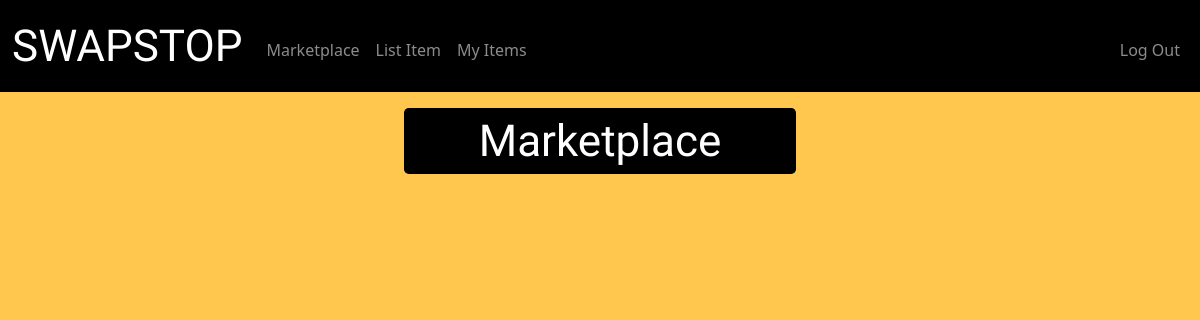
The page /viewitems (signed in) on the database as committed earlier.
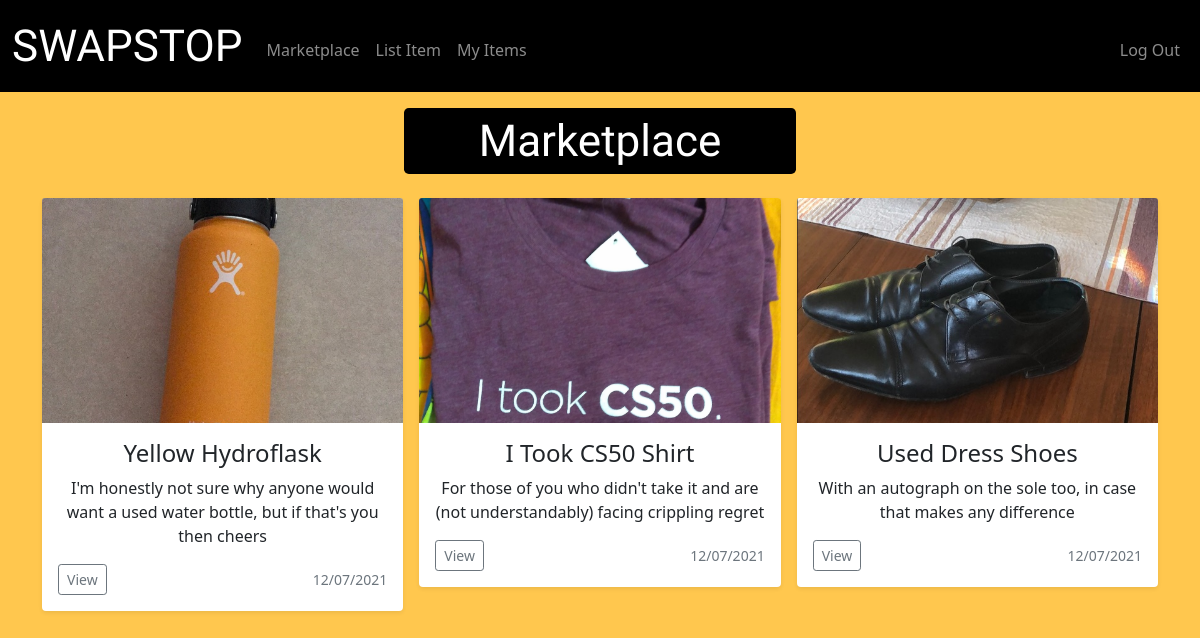
The same page on the database as committed later.
### swapproj/database.py (models this page shows, shortened)
class Item(Base):
    __tablename__ = 'items'
    __table_args__ = {'extend_existing': True}
    id = Column(Integer, primary_key=True)
    name = Column(String, nullable=False)
    description = Column(String, nullable=False)
    img = Column(String)
    datetime = Column(DateTime, nullable=False)
    sold = Column(Boolean, default=False)
    user_id = Column(Integer, ForeignKey(User.id), nullable=False)

### swapproj/application.py (the view)
@bp.route("/viewitems", methods=["GET", "POST"])
def viewitems():
    if request.method == "GET":
        items = db_session.query(Item).filter_by(sold = False).filter(Item.user_id!=session["user_id"]).all()
        return render_template("viewitems.html", items=items)
    else:
        itemid = request.form.get("itemid")
        item = db_session.query(Item).filter_by(id = itemid).first()
        return render_template("viewitem.html",item=item)

### swapproj/templates/viewitems.html (shortened to what this page needs)
{% extends "layout.html" %}
{% block main %}
<div class="col-4 mx-auto round rounded-3"style="background: black;color:white;">
  <label style="font-family: 'Bungee Shade';font-size: 44px;">Marketplace</label>
</div>
<br>
<div class="album">
  <div class="container">
    <div class="row row-cols-1 row-cols-sm-2 row-cols-md-3 g-3">
      {% for item in items %}
        <div class="col">
          <form action="/viewitems" method="post">
            <div class="card shadow-sm border border-0">
              <img src="{{url_for('static', filename = 'images/'+item.img)}}" class="bd-placeholder-img card-img-top" width="100%" height="225" src="" role="img" aria-label="Placeholder: Missing Image" preserveAspectRatio="xMidYMid slice" focusable="false"/>
              <div class="card-body">
                <h4 class="card-text">{{item.name}}</h4>
                <p class="card-text">{{item.description}}</p>
                <div class="d-flex justify-content-between align-items-center">
                  <div class="btn-group">
                    <button name="itemid" value="{{item.id}}" type="submit" class="btn btn-sm btn-outline-secondary">View</button>
                  </div>
                  <small class="text-muted">{{item.datetime.strftime('%m/%d/%Y')}}</small>
                </div>
              </div>
            </div>
          </form>
        </div>
      {% endfor %}
{% endblock %}

Rows that differ between the two databases and show on the page:
added Item: img (picture), name "Yellow Hydroflask", description "I'm honestly not sure why anyone would want a used water bottle, but if that's you then cheers", {{ item.id }} 7 (drawn), datetime "12/07/2021"
added Item: img (picture), name "I Took CS50 Shirt", description "For those of you who didn't take it and are (not understandably) facing crippling regret", {{ item.id }} 8 (drawn), datetime "12/07/2021"
added Item: img (picture), name "Used Dress Shoes", description "With an autograph on the sole too, in case that makes any difference", {{ item.id }} 9 (drawn), datetime "12/07/2021"
